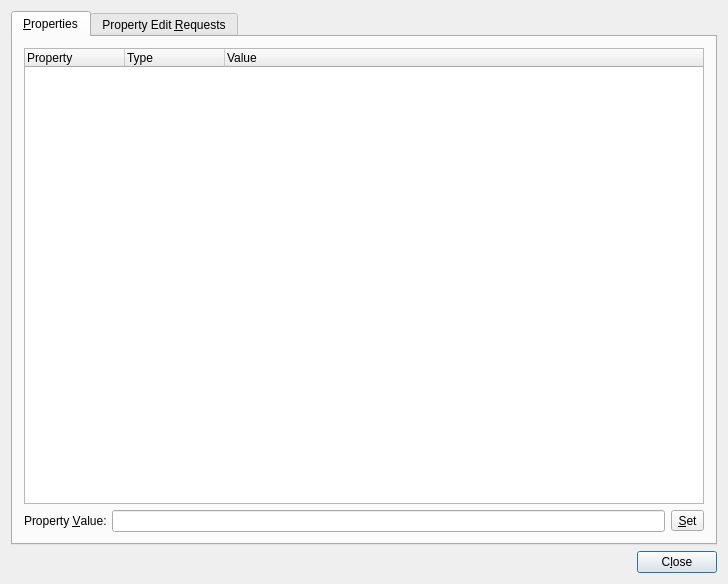
<ui version="4.0" >
 <author></author>
 <comment>*********************************************************************
**
** Copyright (C) 2013 Digia Plc and/or its subsidiary(-ies).
** Contact: http://www.qt-project.org/legal
**
** This file is part of the tools applications of the Qt Toolkit.
**
** $QT_BEGIN_LICENSE:LGPL$
** Commercial License Usage
** Licensees holding valid commercial Qt licenses may use this file in
** accordance with the commercial license agreement provided with the
** Software or, alternatively, in accordance with the terms contained in
** a written agreement between you and Digia.  For licensing terms and
** conditions see http://qt.digia.com/licensing.  For further information
** use the contact form at http://qt.digia.com/contact-us.
**
** GNU Lesser General Public License Usage
** Alternatively, this file may be used under the terms of the GNU Lesser
** General Public License version 2.1 as published by the Free Software
** Foundation and appearing in the file LICENSE.LGPL included in the
** packaging of this file.  Please review the following information to
** ensure the GNU Lesser General Public License version 2.1 requirements
** will be met: http://www.gnu.org/licenses/old-licenses/lgpl-2.1.html.
**
** In addition, as a special exception, Digia gives you certain additional
** rights.  These rights are described in the Digia Qt LGPL Exception
** version 1.1, included in the file LGPL_EXCEPTION.txt in this package.
**
** GNU General Public License Usage
** Alternatively, this file may be used under the terms of the GNU
** General Public License version 3.0 as published by the Free Software
** Foundation and appearing in the file LICENSE.GPL included in the
** packaging of this file.  Please review the following information to
** ensure the GNU General Public License version 3.0 requirements will be
** met: http://www.gnu.org/copyleft/gpl.html.
**
**
** $QT_END_LICENSE$
**
*********************************************************************</comment>
 <exportmacro></exportmacro>
 <class>ChangeProperties</class>
 <widget class="QDialog" name="ChangeProperties" >
  <property name="geometry" >
   <rect>
    <x>0</x>
    <y>0</y>
    <width>728</width>
    <height>584</height>
   </rect>
  </property>
  <property name="windowTitle" >
   <string>Change Control Properties</string>
  </property>
  <layout class="QVBoxLayout" >
   <property name="margin" >
    <number>11</number>
   </property>
   <property name="spacing" >
    <number>6</number>
   </property>
   <item>
    <widget class="QTabWidget" name="tabWidget" >
     <widget class="QWidget" name="propertiesTab" >
      <attribute name="title" >
       <string>&amp;Properties</string>
      </attribute>
      <layout class="QVBoxLayout" >
       <property name="margin" >
        <number>11</number>
       </property>
       <property name="spacing" >
        <number>6</number>
       </property>
       <item>
        <widget class="QTreeWidget" name="listProperties" >
         <property name="rootIsDecorated" >
          <bool>false</bool>
         </property>
         <column>
          <property name="text" >
           <string>Property</string>
          </property>
         </column>
         <column>
          <property name="text" >
           <string>Type</string>
          </property>
         </column>
         <column>
          <property name="text" >
           <string>Value</string>
          </property>
         </column>
        </widget>
       </item>
       <item>
        <layout class="QHBoxLayout" >
         <property name="margin" >
          <number>0</number>
         </property>
         <property name="spacing" >
          <number>6</number>
         </property>
         <item>
          <widget class="QLabel" name="valueLabel" >
           <property name="text" >
            <string>Property &amp;Value:</string>
           </property>
           <property name="buddy" >
            <cstring>editValue</cstring>
           </property>
          </widget>
         </item>
         <item>
          <widget class="QLineEdit" name="editValue" />
         </item>
         <item>
          <widget class="QToolButton" name="buttonSet" >
           <property name="text" >
            <string>&amp;Set</string>
           </property>
          </widget>
         </item>
        </layout>
       </item>
      </layout>
     </widget>
     <widget class="QWidget" name="requestTab" >
      <attribute name="title" >
       <string>Property Edit &amp;Requests</string>
      </attribute>
      <layout class="QVBoxLayout" >
       <property name="margin" >
        <number>11</number>
       </property>
       <property name="spacing" >
        <number>6</number>
       </property>
       <item>
        <widget class="QTreeWidget" name="listEditRequests" >
         <column>
          <property name="text" >
           <string>Property</string>
          </property>
         </column>
        </widget>
       </item>
      </layout>
     </widget>
    </widget>
   </item>
   <item>
    <layout class="QHBoxLayout" >
     <property name="margin" >
      <number>0</number>
     </property>
     <property name="spacing" >
      <number>6</number>
     </property>
     <item>
      <spacer>
       <property name="orientation" >
        <enum>Qt::Horizontal</enum>
       </property>
       <property name="sizeType" >
        <enum>QSizePolicy::Expanding</enum>
       </property>
       <property name="sizeHint" >
        <size>
         <width>1</width>
         <height>1</height>
        </size>
       </property>
      </spacer>
     </item>
     <item>
      <widget class="QPushButton" name="buttonClose" >
       <property name="text" >
        <string>C&amp;lose</string>
       </property>
      </widget>
     </item>
    </layout>
   </item>
  </layout>
 </widget>
 <layoutdefault spacing="6" margin="11" />
 <pixmapfunction></pixmapfunction>
 <resources/>
 <connections>
  <connection>
   <sender>buttonClose</sender>
   <signal>clicked()</signal>
   <receiver>ChangeProperties</receiver>
   <slot>accept()</slot>
   <hints>
    <hint type="sourcelabel" >
     <x>669</x>
     <y>558</y>
    </hint>
    <hint type="destinationlabel" >
     <x>566</x>
     <y>551</y>
    </hint>
   </hints>
  </connection>
 </connections>
</ui>
